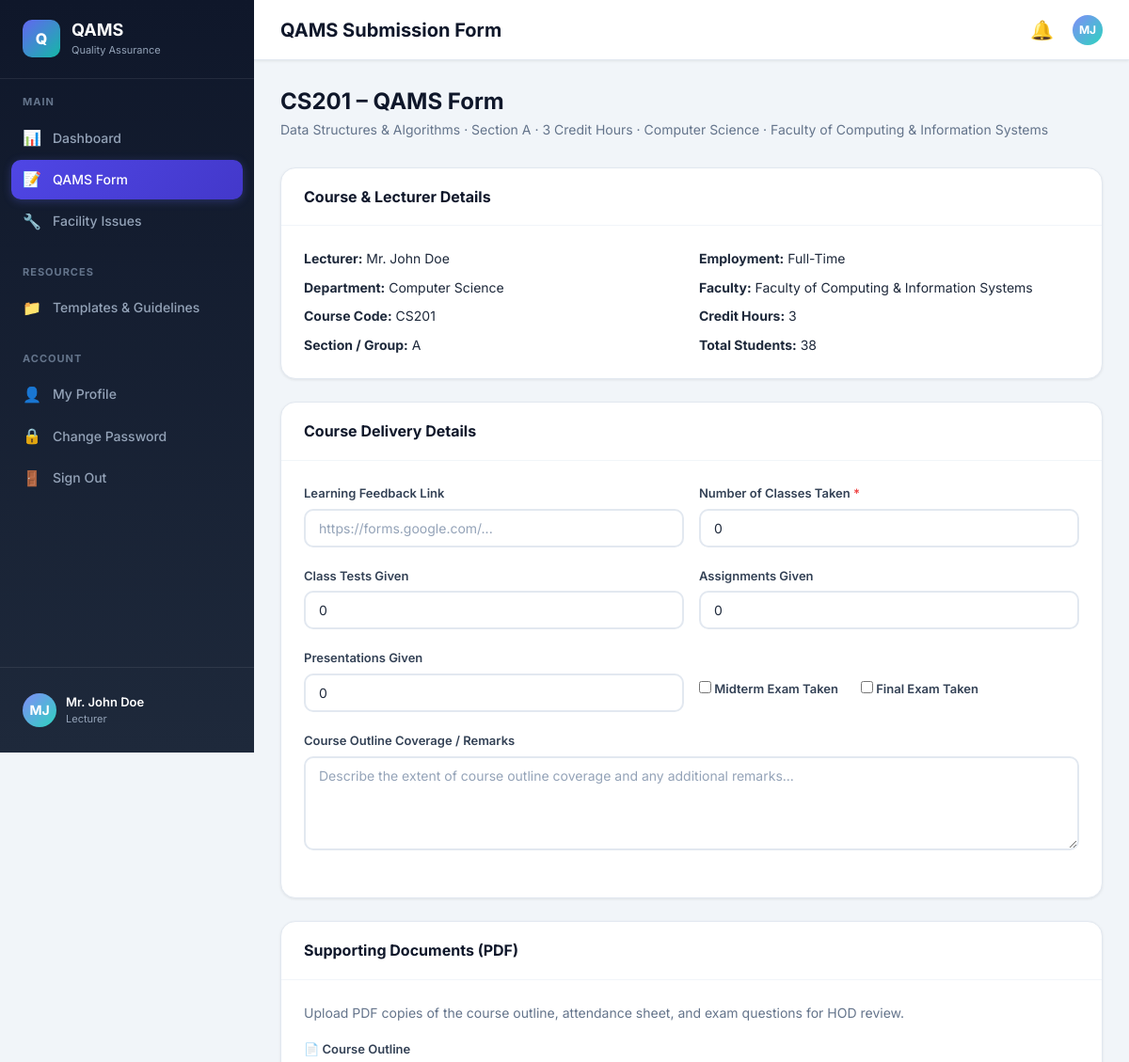
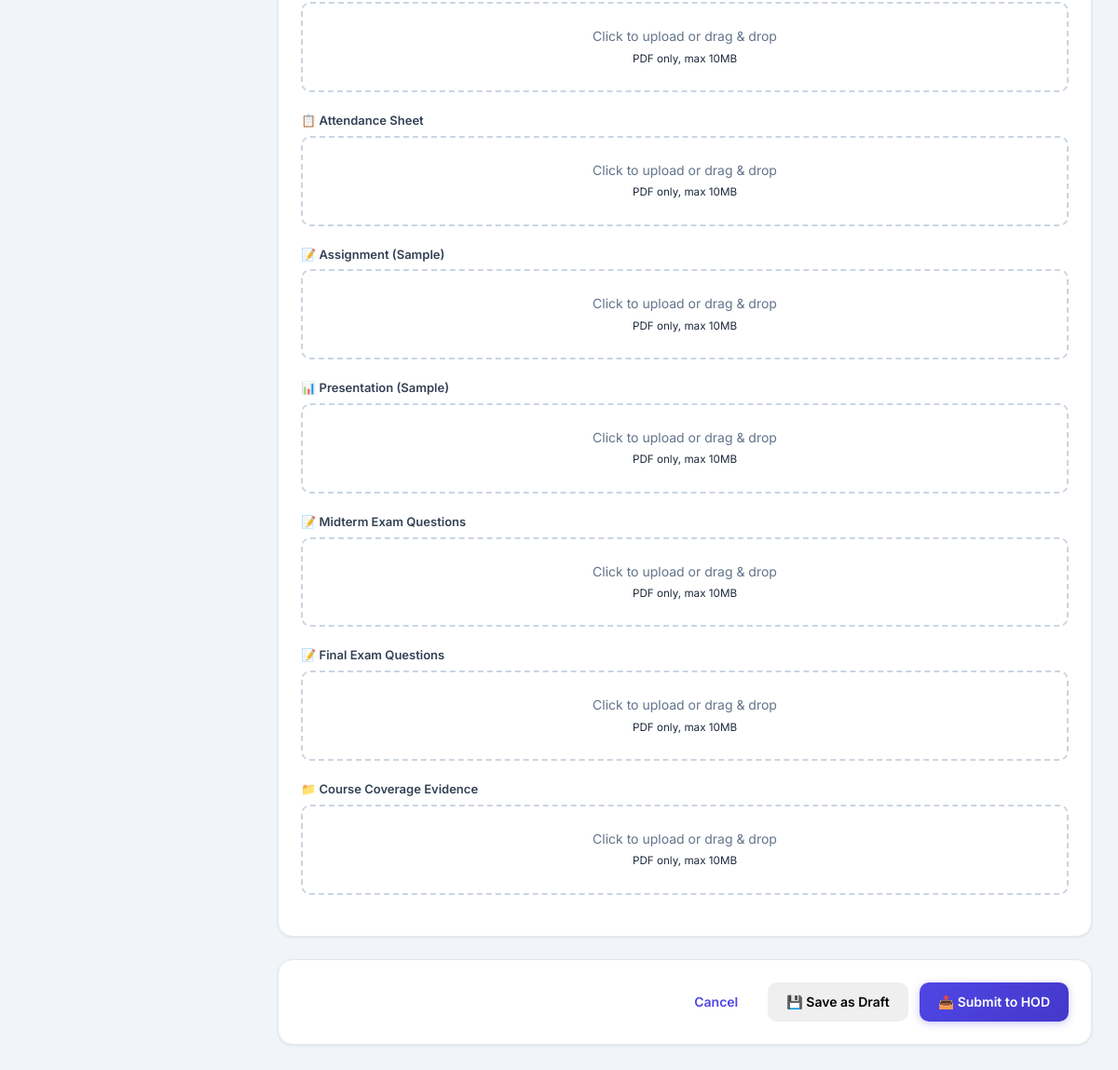
The page /lecturer/qams_form.php?lc_id=2 (signed in) on the database its author committed (2 pictures, top to bottom).
### tables this page shows
CREATE TABLE `users` (
    `id` INT AUTO_INCREMENT PRIMARY KEY,
    `email` VARCHAR(150) NOT NULL UNIQUE,
    `password` VARCHAR(255) NOT NULL,
    `full_name` VARCHAR(150) NOT NULL,
    `employee_id` VARCHAR(50) DEFAULT NULL,
    `designation` VARCHAR(100) DEFAULT NULL,
    `department_id` INT DEFAULT NULL,
    `phone` VARCHAR(20) DEFAULT NULL,
    `employment_type` ENUM('full_time','part_time') DEFAULT 'full_time',
    `is_active` TINYINT(1) DEFAULT 1,
    `last_login` DATETIME DEFAULT NULL,
    `created_at` TIMESTAMP DEFAULT CURRENT_TIMESTAMP,
    `updated_at` TIMESTAMP DEFAULT CURRENT_TIMESTAMP ON UPDATE CURRENT_TIMESTAMP,
    FOREIGN KEY (`department_id`) REFERENCES `departments`(`id`) ON DELETE SET NULL
);

CREATE TABLE `lecturer_courses` (
    `id` INT AUTO_INCREMENT PRIMARY KEY,
    `lecturer_id` INT NOT NULL,
    `course_id` INT NOT NULL,
    `session_id` INT NOT NULL,
    `section` VARCHAR(10) DEFAULT 'A',
    `total_students` INT DEFAULT 0,
    `created_at` TIMESTAMP DEFAULT CURRENT_TIMESTAMP,
    UNIQUE KEY `unique_assignment` (`lecturer_id`, `course_id`, `session_id`, `section`),
    FOREIGN KEY (`lecturer_id`) REFERENCES `users`(`id`) ON DELETE CASCADE,
    FOREIGN KEY (`course_id`) REFERENCES `courses`(`id`) ON DELETE CASCADE,
    FOREIGN KEY (`session_id`) REFERENCES `sessions`(`id`) ON DELETE CASCADE
);

CREATE TABLE `courses` (
    `id` INT AUTO_INCREMENT PRIMARY KEY,
    `department_id` INT NOT NULL,
    `course_code` VARCHAR(20) NOT NULL,
    `course_title` VARCHAR(200) NOT NULL,
    `credit_hours` INT NOT NULL DEFAULT 3,
    `created_at` TIMESTAMP DEFAULT CURRENT_TIMESTAMP,
    FOREIGN KEY (`department_id`) REFERENCES `departments`(`id`) ON DELETE CASCADE
);

CREATE TABLE `departments` (
    `id` INT AUTO_INCREMENT PRIMARY KEY,
    `faculty_id` INT NOT NULL,
    `name` VARCHAR(150) NOT NULL,
    `code` VARCHAR(20) DEFAULT NULL,
    `created_at` TIMESTAMP DEFAULT CURRENT_TIMESTAMP,
    FOREIGN KEY (`faculty_id`) REFERENCES `faculties`(`id`) ON DELETE CASCADE
);

CREATE TABLE `faculties` (
    `id` INT AUTO_INCREMENT PRIMARY KEY,
    `name` VARCHAR(150) NOT NULL,
    `code` VARCHAR(20) DEFAULT NULL,
    `created_at` TIMESTAMP DEFAULT CURRENT_TIMESTAMP
);

### lecturer/qams_form.php (the view, shortened to what the rows shown need)
<?php
$pageTitle = 'QAMS Submission Form';
require_once __DIR__ . '/../includes/auth.php';
$userId      = getCurrentUserId();
$lcId        = intval($_GET['lc_id'] ?? 0);
$lecturerCourse = null;
if ($lcId) {
    $lecturerCourse = dbFetchOne(
        "SELECT lc.*, c.course_code, c.course_title, c.credit_hours, d.name as dept_name, d.id as department_id, f.name as faculty_name
         FROM lecturer_courses lc
         JOIN courses c ON lc.course_id = c.id
         JOIN departments d ON c.department_id = d.id
         JOIN faculties f ON d.faculty_id = f.id
         WHERE lc.id = ? AND lc.lecturer_id = ?",
        'ii',
        [$lcId, $userId]
    );
}
    ?>
    <?php
require_once __DIR__ . '/../includes/header.php';
require_once __DIR__ . '/../includes/sidebar.php';
?>
<div class="page-content">
    <div class="page-header">
        <div>
            <h2><?= htmlspecialchars($lecturerCourse['course_code']) ?> – QAMS Form</h2>
            <p><?= htmlspecialchars($lecturerCourse['course_title']) ?>
                · Section <?= htmlspecialchars($lecturerCourse['section']) ?>
                · <?= $lecturerCourse['credit_hours'] ?> Credit Hours
                · <?= htmlspecialchars($lecturerCourse['dept_name']) ?>
                · <?= htmlspecialchars($lecturerCourse['faculty_name']) ?>
            </p>
        </div>
    </div>
    <div class="card mb-24">
        <div class="card-body">
            <div class="form-row">
                <div><strong>Lecturer:</strong> <?= htmlspecialchars($currentUser['full_name']) ?></div>
                <div><strong>Employment:</strong> <?= htmlspecialchars($currentUser['employment_type'] === 'part_time' ? 'Part-Time' : 'Full-Time') ?></div>
            </div>
            <div class="form-row mt-8">
                <div><strong>Department:</strong> <?= htmlspecialchars($lecturerCourse['dept_name']) ?></div>
                <div><strong>Faculty:</strong> <?= htmlspecialchars($lecturerCourse['faculty_name']) ?></div>
            </div>
            <div class="form-row mt-8">
                <div><strong>Course Code:</strong> <?= htmlspecialchars($lecturerCourse['course_code']) ?></div>
                <div><strong>Credit Hours:</strong> <?= htmlspecialchars($lecturerCourse['credit_hours']) ?></div>
            </div>
            <div class="form-row mt-8">
                <div><strong>Section / Group:</strong> <?= htmlspecialchars($lecturerCourse['section']) ?></div>
                <div><strong>Total Students:</strong> <?= htmlspecialchars($lecturerCourse['total_students']) ?></div>
            </div>
        </div>
    </div>
</div>
<?php require_once __DIR__ . '/../includes/footer.php'; ?>

### includes/sidebar.php (shortened to what the rows shown need)
<aside class="sidebar" id="sidebar">
    <div class="sidebar-header">
        <div>
            <h2>QAMS</h2>
        </div>
    </div>
    <div class="sidebar-footer">
        <div class="sidebar-user">
            <div class="user-info">
                <div class="name">
                    <?= htmlspecialchars($currentUser['full_name'] ?? 'User') ?>
                </div>
                <div class="role">
                    <?= ROLE_NAMES[$userRole] ?? 'Unknown' ?>
                </div>
            </div>
        </div>
    </div>
</aside>
<main class="main-content">
    <div class="topbar">
        <div class="topbar-left">
            <h1>
                <?= htmlspecialchars($pageTitle ?? 'Dashboard') ?>
            </h1>
        </div>
    </div>

### rows shown on the page
users: full_name "Mr. John Doe", employment_type "Full-Time"
lecturer_courses: course.course_code "CS201", course.course_title "Data Structures & Algorithms", section "A", course.credit_hours "3", departments.name "Computer Science", faculties.name "Faculty of Computing & Information Systems", total_students "38"

### other values the page prints
$initials "MJ"
ROLE_NAMES[$userRole] "Lecturer"
$pageTitle "QAMS Submission Form"
$meta['icon'] "📄"
$meta['label'] "Course Outline"
$meta['icon'] "📋"
$meta['label'] "Attendance Sheet"
$meta['icon'] "📝"
$meta['label'] "Assignment (Sample)"
$meta['icon'] "📊"
$meta['label'] "Presentation (Sample)"
$meta['label'] "Midterm Exam Questions"
$meta['label'] "Final Exam Questions"
$meta['icon'] "📁"
$meta['label'] "Course Coverage Evidence"
